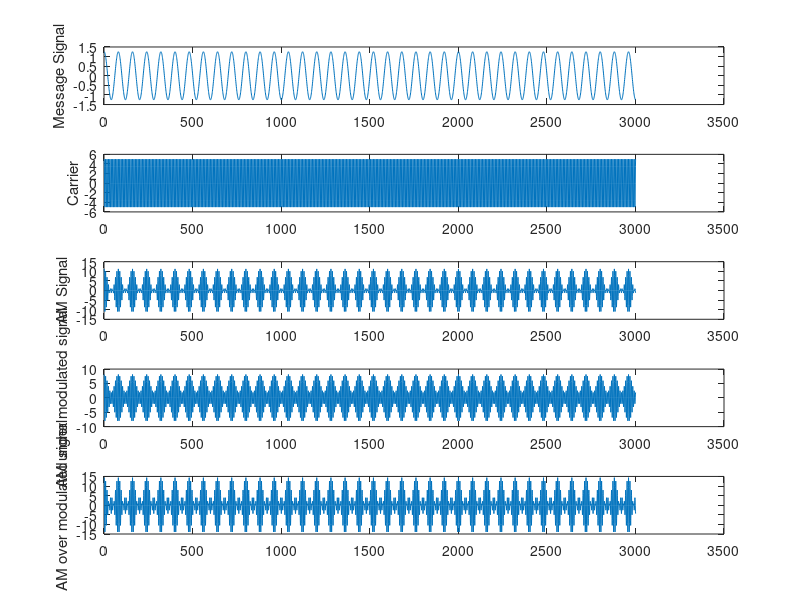

MATLAB code for this plot:
% To understand Amplitude Modulation and to draw the scatter plot.
clc;
clear all;
close all;

Ac=5;
fc=1.25;
Am=1.25;
fm=0.125;
Fs=10;

k=1;

t=[0:0.1:300];
ct=Ac*cos(2*pi*fc*t);
mt=Am*cos(2*pi*fm*t);
AM=ct.*(1+k*mt);

subplot(5,1,1);
plot(mt);
ylabel('Message Signal');

subplot(5,1,2);
plot(ct);
ylabel('Carrier');

subplot(5,1,3);
plot(AM);
ylabel('AM Signal');

subplot(5,1,4);
plot(ct.*(1+0.5*mt));
ylabel('AM under modulated signal');

subplot(5,1,5);
plot(ct.*(1+1.5*mt));
ylabel('AM over modulated signal');